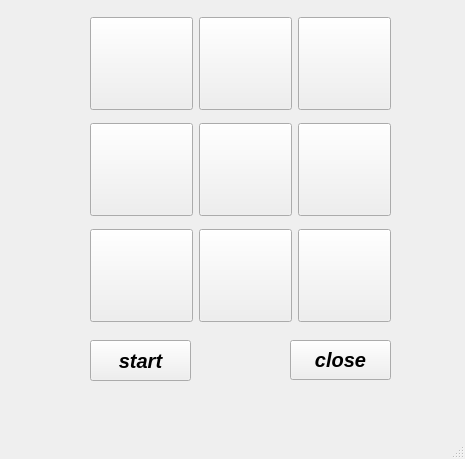
<?xml version="1.0" encoding="UTF-8"?>
<ui version="4.0">
 <class>MainWindow</class>
 <widget class="QMainWindow" name="MainWindow">
  <property name="geometry">
   <rect>
    <x>0</x>
    <y>0</y>
    <width>465</width>
    <height>459</height>
   </rect>
  </property>
  <property name="windowTitle">
   <string>MainWindow</string>
  </property>
  <widget class="QWidget" name="centralwidget">
   <widget class="QWidget" name="gridLayoutWidget">
    <property name="geometry">
     <rect>
      <x>90</x>
      <y>10</y>
      <width>301</width>
      <height>322</height>
     </rect>
    </property>
    <layout class="QGridLayout" name="gridLayout_2">
     <item row="0" column="2">
      <widget class="QPushButton" name="pushButton_3">
       <property name="minimumSize">
        <size>
         <width>93</width>
         <height>93</height>
        </size>
       </property>
       <property name="text">
        <string/>
       </property>
      </widget>
     </item>
     <item row="1" column="0">
      <widget class="QPushButton" name="pushButton_4">
       <property name="minimumSize">
        <size>
         <width>93</width>
         <height>93</height>
        </size>
       </property>
       <property name="font">
        <font>
         <pointsize>53</pointsize>
        </font>
       </property>
       <property name="text">
        <string/>
       </property>
      </widget>
     </item>
     <item row="2" column="0">
      <widget class="QPushButton" name="pushButton_7">
       <property name="minimumSize">
        <size>
         <width>93</width>
         <height>93</height>
        </size>
       </property>
       <property name="text">
        <string/>
       </property>
      </widget>
     </item>
     <item row="1" column="1">
      <widget class="QPushButton" name="pushButton_5">
       <property name="minimumSize">
        <size>
         <width>93</width>
         <height>93</height>
        </size>
       </property>
       <property name="text">
        <string/>
       </property>
      </widget>
     </item>
     <item row="0" column="1">
      <widget class="QPushButton" name="pushButton_2">
       <property name="minimumSize">
        <size>
         <width>93</width>
         <height>93</height>
        </size>
       </property>
       <property name="text">
        <string/>
       </property>
      </widget>
     </item>
     <item row="2" column="2">
      <widget class="QPushButton" name="pushButton_9">
       <property name="sizePolicy">
        <sizepolicy hsizetype="Minimum" vsizetype="Fixed">
         <horstretch>0</horstretch>
         <verstretch>0</verstretch>
        </sizepolicy>
       </property>
       <property name="minimumSize">
        <size>
         <width>93</width>
         <height>93</height>
        </size>
       </property>
       <property name="text">
        <string/>
       </property>
      </widget>
     </item>
     <item row="0" column="0">
      <widget class="QPushButton" name="pushButton_1">
       <property name="minimumSize">
        <size>
         <width>93</width>
         <height>93</height>
        </size>
       </property>
       <property name="text">
        <string/>
       </property>
      </widget>
     </item>
     <item row="1" column="2">
      <widget class="QPushButton" name="pushButton_6">
       <property name="minimumSize">
        <size>
         <width>93</width>
         <height>93</height>
        </size>
       </property>
       <property name="text">
        <string/>
       </property>
       <property name="checkable">
        <bool>false</bool>
       </property>
       <property name="autoRepeatDelay">
        <number>400</number>
       </property>
       <property name="autoDefault">
        <bool>false</bool>
       </property>
      </widget>
     </item>
     <item row="2" column="1">
      <widget class="QPushButton" name="pushButton_8">
       <property name="minimumSize">
        <size>
         <width>93</width>
         <height>93</height>
        </size>
       </property>
       <property name="text">
        <string/>
       </property>
      </widget>
     </item>
    </layout>
   </widget>
   <widget class="QPushButton" name="pushButton_10">
    <property name="geometry">
     <rect>
      <x>90</x>
      <y>340</y>
      <width>101</width>
      <height>41</height>
     </rect>
    </property>
    <property name="font">
     <font>
      <pointsize>15</pointsize>
      <weight>75</weight>
      <italic>true</italic>
      <bold>true</bold>
     </font>
    </property>
    <property name="text">
     <string>start</string>
    </property>
   </widget>
   <widget class="QPushButton" name="pushButton_11">
    <property name="geometry">
     <rect>
      <x>290</x>
      <y>340</y>
      <width>101</width>
      <height>40</height>
     </rect>
    </property>
    <property name="font">
     <font>
      <pointsize>15</pointsize>
      <weight>75</weight>
      <italic>true</italic>
      <bold>true</bold>
     </font>
    </property>
    <property name="text">
     <string>close</string>
    </property>
   </widget>
   <widget class="QLabel" name="label_2">
    <property name="geometry">
     <rect>
      <x>110</x>
      <y>390</y>
      <width>261</width>
      <height>20</height>
     </rect>
    </property>
    <property name="font">
     <font>
      <pointsize>13</pointsize>
      <weight>75</weight>
      <italic>true</italic>
      <bold>true</bold>
     </font>
    </property>
    <property name="text">
     <string/>
    </property>
    <property name="alignment">
     <set>Qt::AlignCenter</set>
    </property>
   </widget>
  </widget>
  <widget class="QMenuBar" name="menubar">
   <property name="geometry">
    <rect>
     <x>0</x>
     <y>0</y>
     <width>465</width>
     <height>21</height>
    </rect>
   </property>
   <property name="maximumSize">
    <size>
     <width>10777213</width>
     <height>10777215</height>
    </size>
   </property>
  </widget>
  <widget class="QStatusBar" name="statusbar"/>
 </widget>
 <resources/>
 <connections>
  <connection>
   <sender>pushButton_11</sender>
   <signal>clicked()</signal>
   <receiver>MainWindow</receiver>
   <slot>close()</slot>
   <hints>
    <hint type="sourcelabel">
     <x>314</x>
     <y>366</y>
    </hint>
    <hint type="destinationlabel">
     <x>425</x>
     <y>380</y>
    </hint>
   </hints>
  </connection>
 </connections>
</ui>
